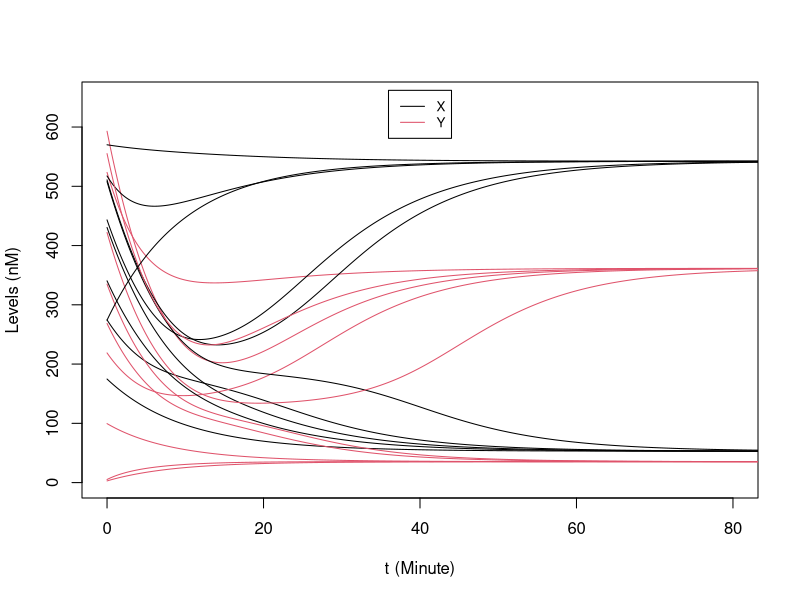
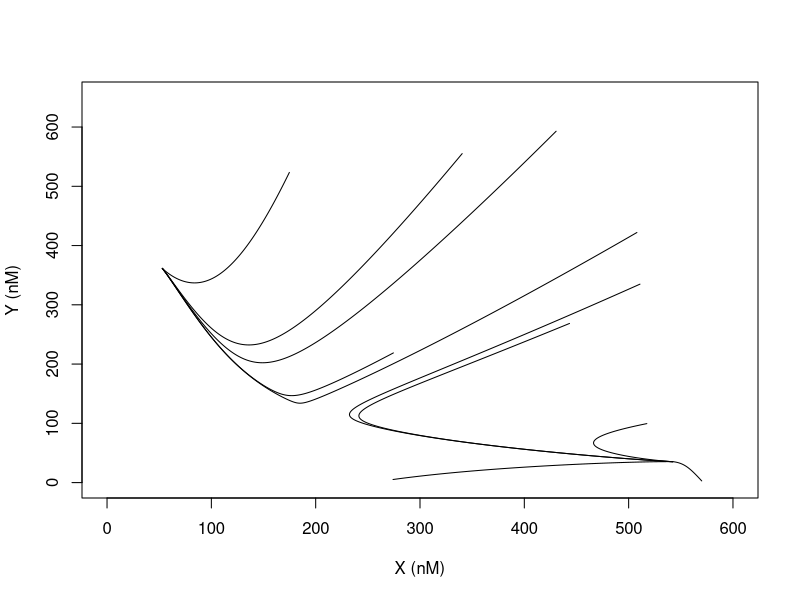
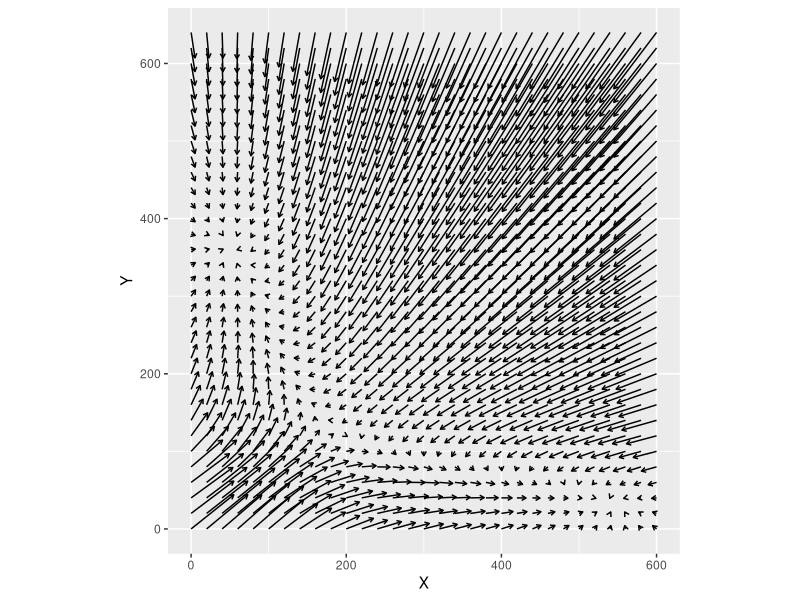
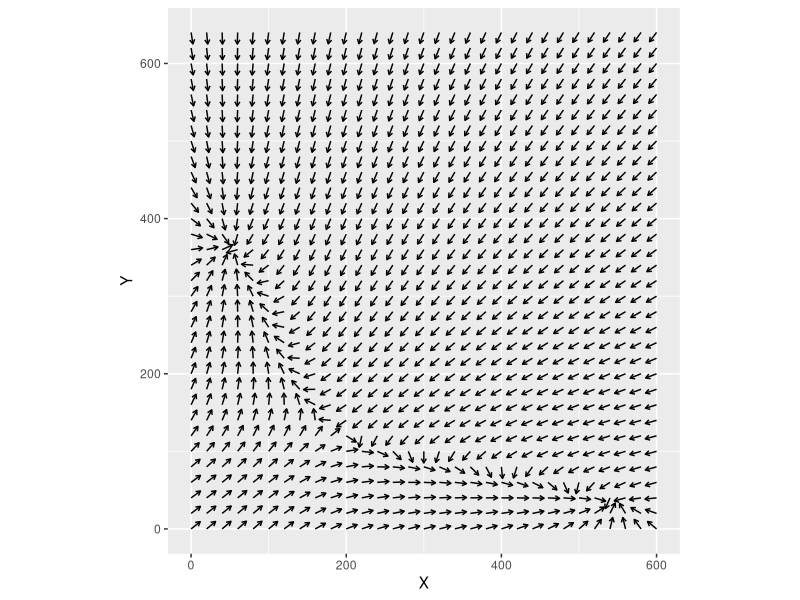
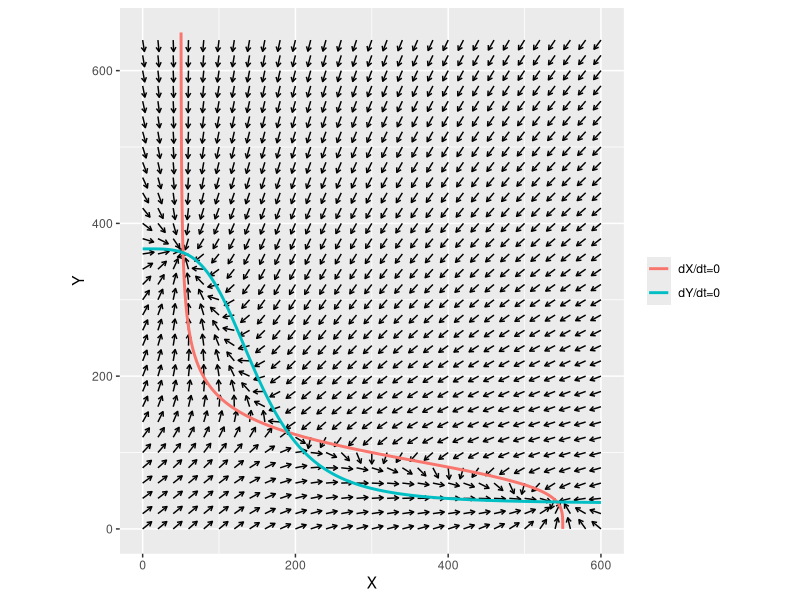
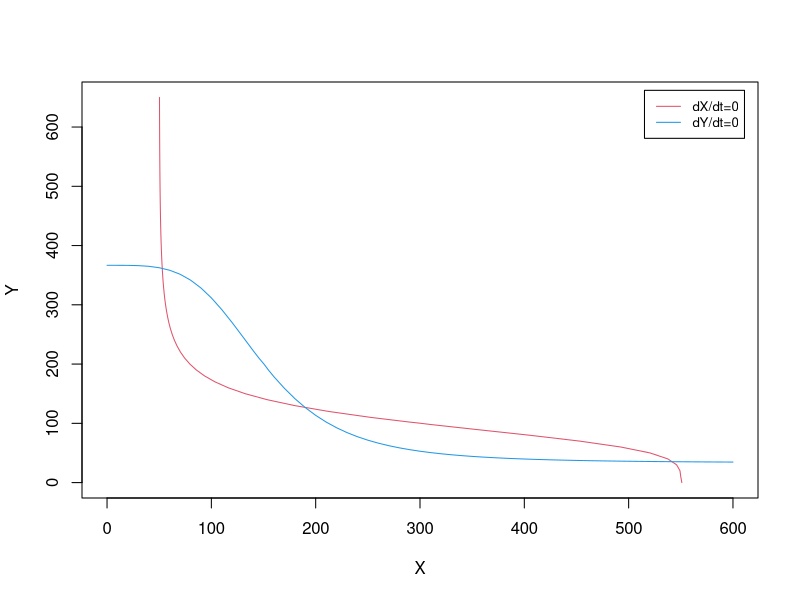
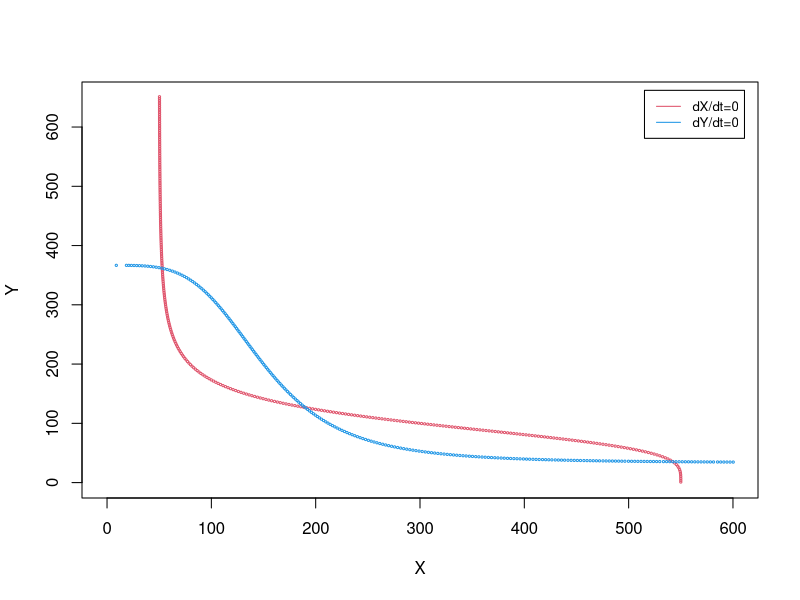

Here is the R script that generated these plots, in order:
## ---- chunk 1
hill_inh <- function(X, X_th, n) 1 / (1 + (X / X_th)^n)   # inhibitory Hill function

# toggle switch: Y represses X, X represses Y
derivs_ts <- function(t, Xs) {
  X <- Xs[1]; Y <- Xs[2]
  dxdt <- 5 + 50 * hill_inh(Y, 100, 4) - 0.1 * X
  dydt <- 4 + 40 * hill_inh(X, 150, 4) - 0.12 * Y
  c(dxdt, dydt)
}
## ---- chunk 2
# RK4 for a generic multi-variable system (the vector version of Part 2B's RK4)
RK4_generic <- function(derivs, X0, t.total, dt, ...) {
  t_all <- seq(0, t.total, by = dt)
  n_all <- length(t_all)
  X_all <- matrix(0, nrow = n_all, ncol = length(X0))
  X_all[1, ] <- X0
  for (i in 1:(n_all - 1)) {
    t0 <- t_all[i]
    k1 <- dt * derivs(t0,          X_all[i, ],          ...)
    k2 <- dt * derivs(t0 + dt / 2, X_all[i, ] + k1 / 2, ...)
    k3 <- dt * derivs(t0 + dt / 2, X_all[i, ] + k2 / 2, ...)
    k4 <- dt * derivs(t0 + dt,     X_all[i, ] + k3,     ...)
    X_all[i + 1, ] <- X_all[i, ] + (k1 + 2 * k2 + 2 * k3 + k4) / 6
  }
  cbind(t_all, X_all)
}

set.seed(77)                                        # reproducible random starts
X_init_all <- matrix(runif(20, 0, 600), ncol = 2)   # 10 random (X, Y) initial conditions

t.total <- 100; dt <- 0.01
plot(NULL, xlab = "t (Minute)", ylab = "Levels (nM)", xlim = c(0, 80), ylim = c(0, 650))
for (i in seq_len(nrow(X_init_all))) {
  res <- RK4_generic(derivs_ts, X_init_all[i, ], t.total, dt)
  lines(res[, 1], res[, 2], col = 1)   # X(t)
  lines(res[, 1], res[, 3], col = 2)   # Y(t)
}
legend("top", inset = 0.02, legend = c("X", "Y"), col = 1:2, lty = 1, cex = 0.8)
## ---- chunk 3
#| fig-width: 5
#| fig-height: 5
plot(NULL, xlab = "X (nM)", ylab = "Y (nM)", xlim = c(0, 600), ylim = c(0, 650))
for (i in seq_len(nrow(X_init_all))) {
  res <- RK4_generic(derivs_ts, X_init_all[i, ], t.total, dt)
  lines(res[, 2], res[, 3], col = 1)   # trajectory in the (X, Y) plane
}
## ---- chunk 4
#| fig-width: 5
#| fig-height: 5
#| message: false
# vector field: the derivative (dX/dt, dY/dt) as an arrow at each grid point
library(ggplot2)
grid <- expand.grid(X = seq(0, 600, 20), Y = seq(0, 650, 20))
vf <- t(apply(grid, 1, function(Xs) c(Xs, derivs_ts(0, Xs))))
vf <- as.data.frame(vf); colnames(vf) <- c("X", "Y", "dX", "dY")

ggplot(vf, aes(X, Y)) +
  geom_segment(aes(xend = X + dX, yend = Y + dY),
               arrow = arrow(length = unit(0.05, "in"))) +
  coord_fixed()   # equal X/Y scale: a square phase plane
## ---- chunk 5
#| fig-width: 5
#| fig-height: 5
# unit vectors: same directions, normalized to a fixed length
vfu <- t(apply(grid, 1, function(Xs) {
  v <- derivs_ts(0, Xs)
  c(Xs, v / sqrt(sum(v^2)))
}))
vfu <- as.data.frame(vfu); colnames(vfu) <- c("X", "Y", "dX", "dY")

p_field <- ggplot(vfu, aes(X, Y)) +
  geom_segment(aes(xend = X + 15 * dX, yend = Y + 15 * dY),
               arrow = arrow(length = unit(0.05, "in"))) +
  coord_fixed()   # equal X/Y scale: a square phase plane
p_field
## ---- chunk 6
#| fig-width: 5
#| fig-height: 5
nullcline1 <- function(Y) cbind(X = (5 + 50 * hill_inh(Y, 100, 4)) / 0.1,  Y = Y)   # dX/dt = 0
nullcline2 <- function(X) cbind(X = X,  Y = (4 + 40 * hill_inh(X, 150, 4)) / 0.12)   # dY/dt = 0

null1 <- as.data.frame(nullcline1(seq(0, 650, 1)))
null2 <- as.data.frame(nullcline2(seq(0, 600, 1)))

p_field +
  geom_path(data = null1, aes(X, Y, colour = "dX/dt=0"), linewidth = 1) +
  geom_path(data = null2, aes(X, Y, colour = "dY/dt=0"), linewidth = 1) +
  labs(colour = NULL)
## ---- chunk 7
#| fig-width: 5
#| fig-height: 5
X_all <- seq(0, 600, 10); Y_all <- seq(0, 650, 10)
z_X <- outer(X_all, Y_all, function(X, Y) 5 + 50 * hill_inh(Y, 100, 4) - 0.1 * X)
z_Y <- outer(X_all, Y_all, function(X, Y) 4 + 40 * hill_inh(X, 150, 4) - 0.12 * Y)

contour(X_all, Y_all, z_X, levels = 0, col = 2, xlab = "X", ylab = "Y", drawlabels = FALSE)
contour(X_all, Y_all, z_Y, levels = 0, col = 4, add = TRUE, drawlabels = FALSE)
legend("topright", inset = 0.02, legend = c("dX/dt=0", "dY/dt=0"), col = c(2, 4), lty = 1, cex = 0.8)
## ---- chunk 8
# f_X, f_Y and their partial derivatives (Jacobian entries)
f_null1  <- function(X, Y) 5 + 50 * hill_inh(Y, 100, 4) - 0.1 * X    # f_X
dfdX_null1 <- function(X, Y) -0.1
dfdY_null1 <- function(X, Y) { u <- (Y / 100)^4; -200 / Y * u / (1 + u)^2 }
f_null2  <- function(X, Y) 4 + 40 * hill_inh(X, 150, 4) - 0.12 * Y   # f_Y
dfdX_null2 <- function(X, Y) { u <- (X / 150)^4; -160 / X * u / (1 + u)^2 }
dfdY_null2 <- function(X, Y) -0.12
## ---- chunk 9
# Newton corrector (1D in X at fixed Y); stops if X leaves X_range (as in Part 2F)
find_root_Newton <- function(X, func, dfunc, X_range, error = 1e-3, ...) {
  f <- func(X, ...)
  while (abs(f) > error) {
    X <- X - f / dfunc(X, ...)
    if ((X - X_range[1]) * (X - X_range[2]) > 0) break
    f <- func(X, ...)
  }
  X
}

# 1D RK4 run to steady state, used to land the first point on a nullcline
RK4_1D_steady <- function(derivs, X0, t.total, dt, ...) {
  X <- X0; t <- 0
  while (t <= t.total) {
    df <- derivs(X, ...)
    if (abs(df) < 1e-8) break
    k1 <- dt * df
    k2 <- dt * derivs(X + k1 / 2, ...)
    k3 <- dt * derivs(X + k2 / 2, ...)
    k4 <- dt * derivs(X + k3, ...)
    X <- X + (k1 + 2 * k2 + 2 * k3 + k4) / 6
    t <- t + dt
  }
  X
}
## ---- chunk 10
# arc-length continuation of a nullcline: step in (X, Y), Newton-correct in X
nullcline_numcont <- function(func, dfdX, dfdY, X_range, Y_range,
                              X_init, Y_init, direct = 1, step_arc = 3) {
  nmax <- 10000
  results <- matrix(NA, nrow = nmax, ncol = 2)
  step_Y_prev <- direct; step_X_prev <- 0
  X_new <- X_init; Y <- Y_init
  cycle <- 1
  results[cycle, ] <- c(X_new, Y)
  while ((X_new - X_range[1]) * (X_new - X_range[2]) <= 0 &&
         (Y - Y_range[1]) * (Y - Y_range[2]) <= 0 && cycle < nmax) {
    h <- -dfdY(X_new, Y) / dfdX(X_new, Y)          # dX/dY along the curve
    step_Y <- step_arc / sqrt(1 + h^2)             # arc-length step (Part 2F, Eq 7)
    step_X <- step_Y * h
    if (step_Y_prev * step_Y + step_X_prev * step_X < 0) {   # keep travel direction
      step_Y <- -step_Y; step_X <- -step_X
    }
    step_Y_prev <- step_Y; step_X_prev <- step_X
    Y <- Y + step_Y
    X_new <- find_root_Newton(X_new + step_X, func, dfdX, X_range, Y = Y)   # correct in X
    cycle <- cycle + 1
    results[cycle, ] <- c(X_new, Y)
  }
  na.omit(results)
}

X_range <- c(0, 600); Y_range <- c(0, 650)

# land a starting point on each nullcline, then trace it
X0_null1 <- RK4_1D_steady(f_null1, X0 = 500, Y = 1, t.total = 1000, dt = 0.01)
null1_cont <- nullcline_numcont(f_null1, dfdX_null1, dfdY_null1, X_range, Y_range,
                                X_init = X0_null1, Y_init = 1, direct = 1)

X0_null2 <- RK4_1D_steady(f_null2, X0 = 1, Y = 366.6, t.total = 1000, dt = 0.01)
null2_cont <- nullcline_numcont(f_null2, dfdX_null2, dfdY_null2, X_range, Y_range,
                                X_init = X0_null2, Y_init = 366.6, direct = -1)

plot(NULL, xlab = "X", ylab = "Y", xlim = X_range, ylim = Y_range)
points(null1_cont[, 1], null1_cont[, 2], pch = 1, cex = 0.3, col = 2)
points(null2_cont[, 1], null2_cont[, 2], pch = 1, cex = 0.3, col = 4)
legend("topright", inset = 0.02, legend = c("dX/dt=0", "dY/dt=0"), col = c(2, 4), lty = 1, cex = 0.8)
